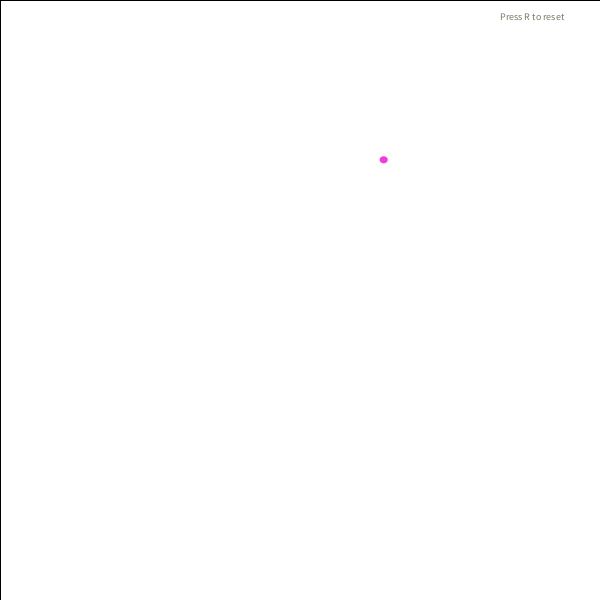
Frame 1 (no input)
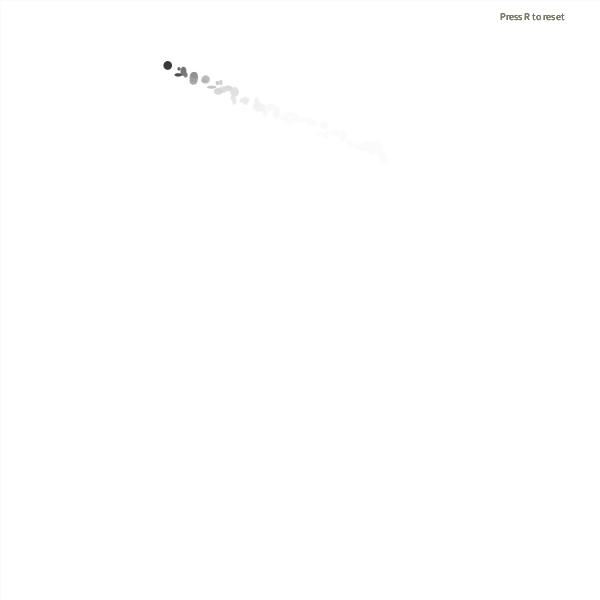
Frame 60 (the mouse pressed at the canvas centre just before this capture)
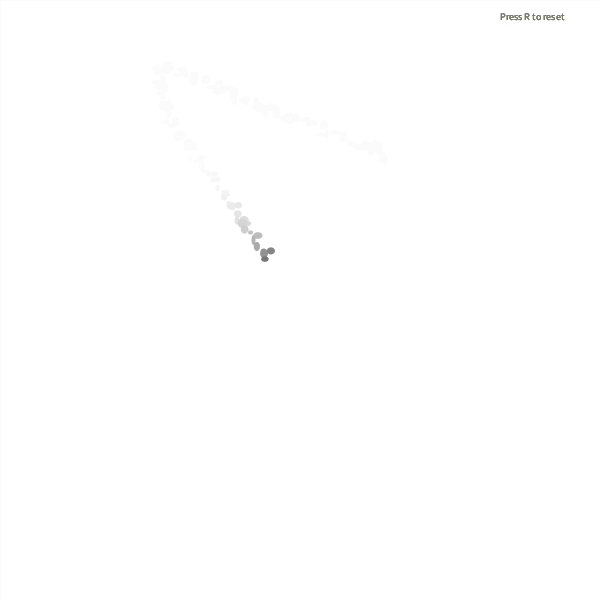
Frame 120 (the mouse held since frame 60 and released just before this capture)

The Processing sketch that drew these frames (run headless with seeded random() and noise(); from frame 60 on, the mouse is pressed at the canvas centre):

// Processing sketch: processing_95741
// ── processing_95741.pde

/*
 20061044 Ji Min Woong
 Digital Media Art Workshop @ Sogang University, 2013
 Assignment 4 ANTustrator II                           */
 
Mover[] movers = new Mover[1000];  //bug objects
int[] beaconsX = new int[1000];    //array of X values of beacons
int[] beaconsY = new int[1000];    //array of Y values of beacons
int frame = 0;
 
int max = 0; // actually means the number of bugs
 
void setup() {
  size(600, 600);
  //smooth();
  frameRate(50);
  background(255);
  /* making bug objects */
  for (int i = 0; i < movers.length; i++) {
    movers[i] = new Mover();
  }
}
 
void reset() {
  for (int i = 0; i < beaconsX.length; i++) {
    beaconsX[i] = 0;
    beaconsY[i] = 0;
  }
  for (int i = 0; i < movers.length; i++) {
    movers[i] = new Mover();
  }
  max = 0;
}
 
void draw() {
 
  /* on-screen intorduction */
  textSize(10);
  fill(100, 100, 80);
  text("Press R to reset", width - 100, 20);
  //text("Press C to change color", width - 140, 30);
 
  /* manage key press */
  if (keyPressed) {
    switch (key) {
    case 'r' : //call reset()
      reset();
      break;
//    case 'c' : //change color
//      movers[max].bugcolor = color(random(0, 255), random(0, 255), random(0, 255));
//      break;
    default :
      break;
    }
  }
 
  /* rectangle to dessolve everything */
  fill(255, 30);
  rect(0, 0, width, height);
 
  /* update every movers(bugs) */
  for (int i = 0; i <= max; i++) {
    movers[i].update(i);
    movers[i].display();
    float phase = frame / (i+1) ;
   // movers[i].bugcolor = color((frame + i) % (200 + i) , (frame +  100 * i) % (200 + i), (frame + i*10) % 255);
    movers[i].bugcolor = color((frame + i) % (200 + i), (frame + i) % (150 + i), (frame + i) % 250);
  }
  
  frame += 1;
}
 
void mouseDragged() {
 
  if (max < 1000) {
 
    /* draw light beacon */
    fill(180, 170, 100);
    ellipse(mouseX, mouseY, 30, 30);
    fill(200, 190, 100);
    ellipse(mouseX, mouseY, 15, 15);
 
    /* set the beacon of index 'max' */
    beaconsX[max] = mouseX;
    beaconsY[max] = mouseY;
    max++;
  }
}
 
 
class Mover {
  PVector location;
  PVector velocity;
  PVector acceleration;
  float topspeed;
  color bugcolor;
  float speed;
 
  /* constructor */
  Mover() {
    location = new PVector (random(width), random(height));
    velocity = new PVector (0, 0);
    bugcolor = color(random(0, 255), random(0, 255), random(0, 255));
  }
 
  void update(int bIndex) {
 
    PVector dirVector;
 
    if (beaconsX[bIndex] != 0) //if there's an beacon for the bug of 'bIndex'
      dirVector = new PVector(beaconsX[bIndex], beaconsY[bIndex]);    //go to the beacon
    else    //if not
      dirVector = new PVector(mouseX, mouseY);    //track the mouse
    PVector dir = PVector.sub(dirVector, location);
    dir.normalize();
    dir.mult(0.9);
    acceleration = dir;
 
    velocity.add(acceleration);
    velocity.limit(4);
    location.add(velocity);
  }
   
  /* draw */
  void display() {
    noStroke();
    fill(bugcolor);
    pushMatrix();
    translate(random(-5, 5), random (-5, 5));
    ellipse(location.x, location.y, random(3, 10), random(3, 10));
    popMatrix();
  }
   
}
